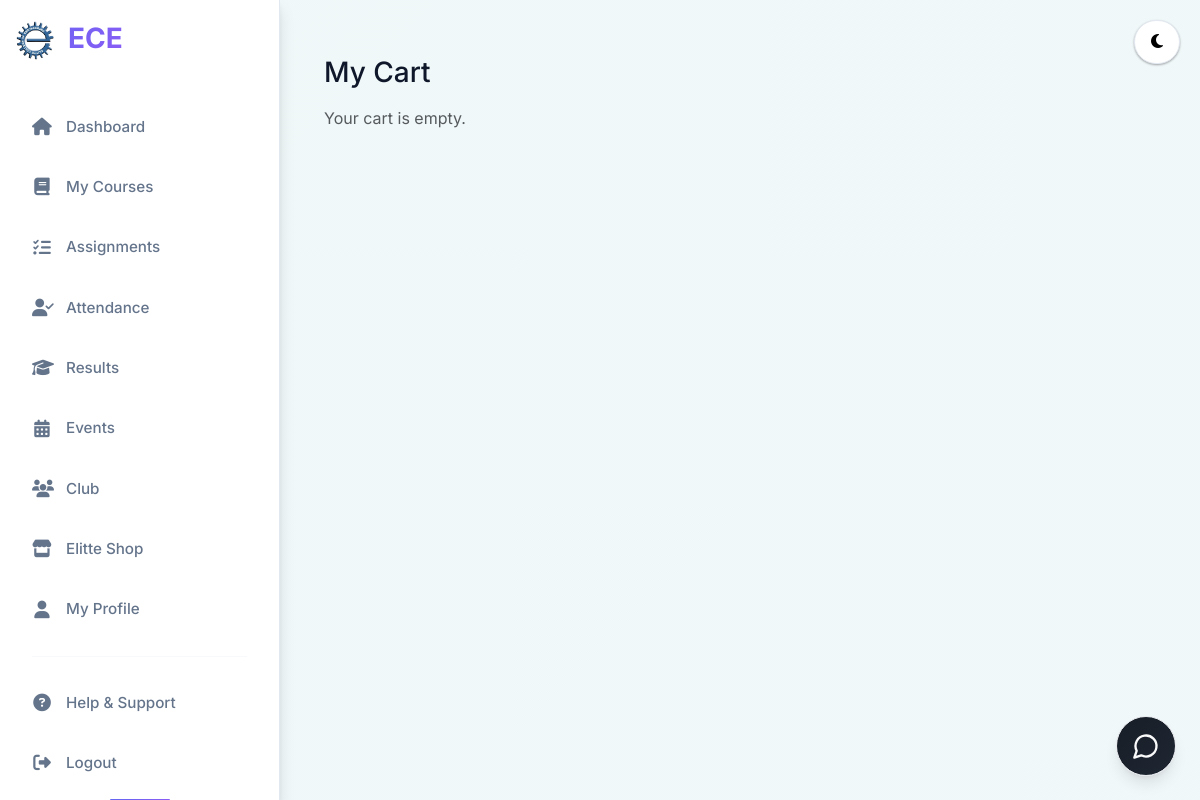
The app's page /shop/cart/ (signed in), older data.
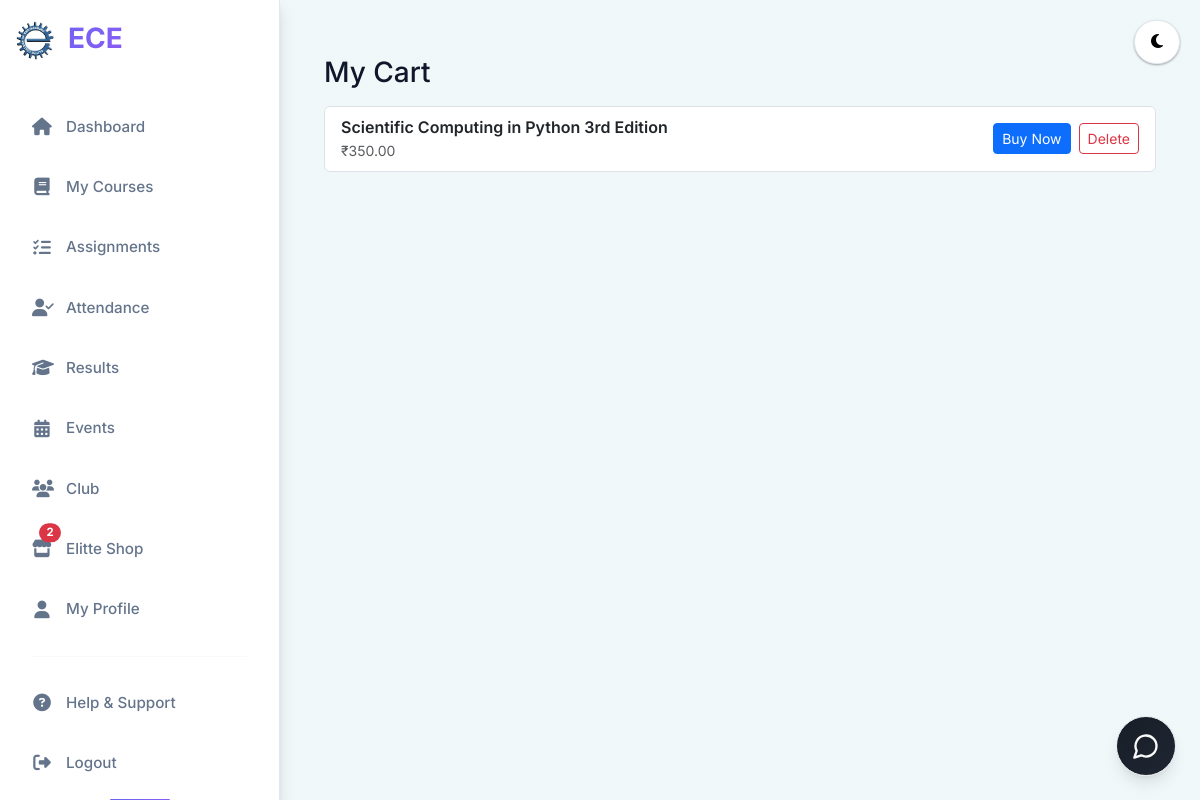
The same page, newer data.
### shop/models.py (models this page shows, shortened)
class CartItem(models.Model):
    user = models.ForeignKey(settings.AUTH_USER_MODEL, on_delete=models.CASCADE, related_name='cart_items')
    product = models.ForeignKey(Product, on_delete=models.CASCADE)
    quantity = models.PositiveIntegerField(default=1)
    added_at = models.DateTimeField(auto_now_add=True)

class Product(models.Model):
    seller = models.ForeignKey(settings.AUTH_USER_MODEL, on_delete=models.CASCADE, related_name='shop_products')
    title = models.CharField(max_length=200)
    description = models.TextField()
    price = models.DecimalField(max_digits=10, decimal_places=2)
    category = models.ForeignKey(Category, on_delete=models.SET_NULL, null=True, blank=True)
    default_image = models.ImageField(upload_to='shop/products/', null=True, blank=True)
    created_at = models.DateTimeField(auto_now_add=True)

### shop/views.py (the view)
# urls.py: path('cart/', views.cart_view, name='shop_cart'),
@login_required
def cart_view(request):
    items = CartItem.objects.filter(user=request.user).select_related('product')
    return render(request, 'shop/cart.html', {'items': items})

### account/context_processors.py (called while the page is built)
def profile_context(request):
    if request.user.is_authenticated and hasattr(request.user, "teacherprofile"):
        return {"profile": request.user.teacherprofile}
    return {}

### shop/context_processors.py (called while the page is built)
def shop_counts(request):
    if not request.user.is_authenticated:
        return {}
    cart_count = CartItem.objects.filter(user=request.user).count()
    seller_pending_count = Order.objects.filter(
        product__seller=request.user,
        status='REQUESTED'
    ).count()
    total_count = cart_count + seller_pending_count
    return {
        'cart_count': cart_count,
        'seller_pending_count': seller_pending_count,
        'shop_total_count': total_count,
    }

### templates/shop/cart.html (shortened to what this page needs)
{% extends 'student_base.html' %}
{% load static %}
{% block content %}
<div class="container py-4">
  <h3>My Cart</h3>
  <div class="list-group mt-3">
    {% for c in items %}
      <div class="list-group-item d-flex justify-content-between align-items-center">
        <div>
          <div class="fw-semibold">{{ c.product.title }}</div>
          <div class="text-muted small">₹{{ c.product.price }}</div>
        </div>
        <div class="d-flex gap-2">
          <a href="{% url 'shop_buy_now' c.product.id %}" class="btn btn-sm btn-primary">Buy Now</a>
          <a href="{% url 'shop_cart_delete' c.id %}" class="btn btn-sm btn-outline-danger" onclick="return confirm('Remove this item from cart?')">Delete</a>
        </div>
      </div>
    {% empty %}
      <div class="text-muted">Your cart is empty.</div>
    {% endfor %}
  </div>
</div>
{% endblock %}

Row changes from the older to the newer data that the page shows:
added CartItem: product "Scientific Computing in Python 3rd Edition", product.price "350.00"
Text that changed along with them:
{{ shop_total_count }}: (not shown) → "2"
text no longer shown: "Your cart is empty."
